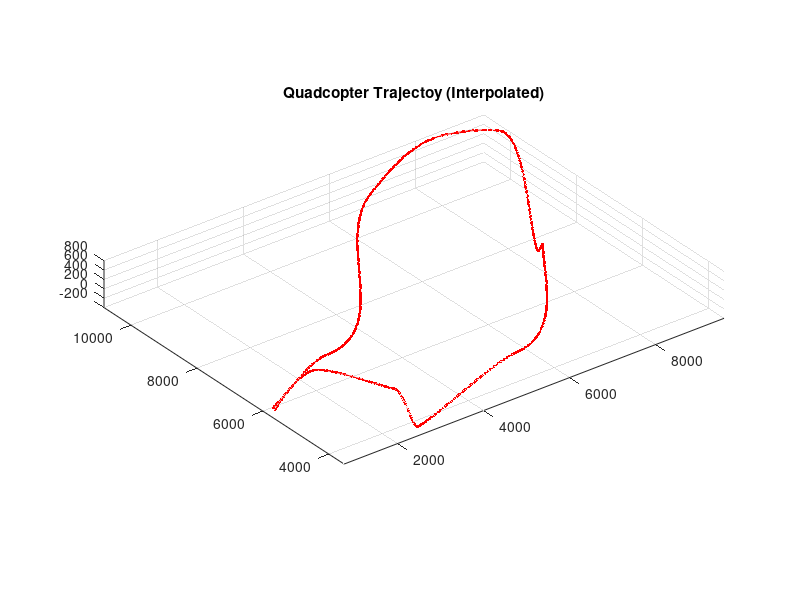

Write the MATLAB code that produced this figure.
%% Trajectory
% This scripts generates the interpolated data for the reference trajectory
close all; clc; clear all;

load('exportWP')

for i = 0:length(exportWP)-1
    WP(i+1,:) = exportWP(length(exportWP)-i).Position;
end

for i = 1:length(exportWP)-1
    distWP(i) = sqrt((WP(i+1,1)-WP(i,1))^2+(WP(i+1,2)-WP(i,2))^2);
end

% Add heights to map points
WP(12,:) = WP(1,:);
WP(:,3) = zeros(12,1);
WP(:,3) = ...
    [0;
    100;
    100;
    0;
    100;
    100;
    0;
    100;
    100;
    100;
    100;
    0];

% Offset final waypoint for error reasons
WP(end,1) = WP(end,1) + 10;

WP = 5000/700*WP;

temp = cat(1,0,cumsum(sqrt(sum(diff(WP,[],1).^2,2))));
interpWP = interp1(temp, WP, unique([temp(:)' linspace(0,temp(end),1430)]),'PCHIP');
dd = interpWP;

save 'WP_map.mat' dd

figure, hold on
%plot3(WP(:,1),WP(:,2),WP(:,3),'.b-')
plot3(dd(:,2),dd(:,1),dd(:,3),'.r-')
grid on
title('Quadcopter Trajectoy (Interpolated)')
axis image, view(3),